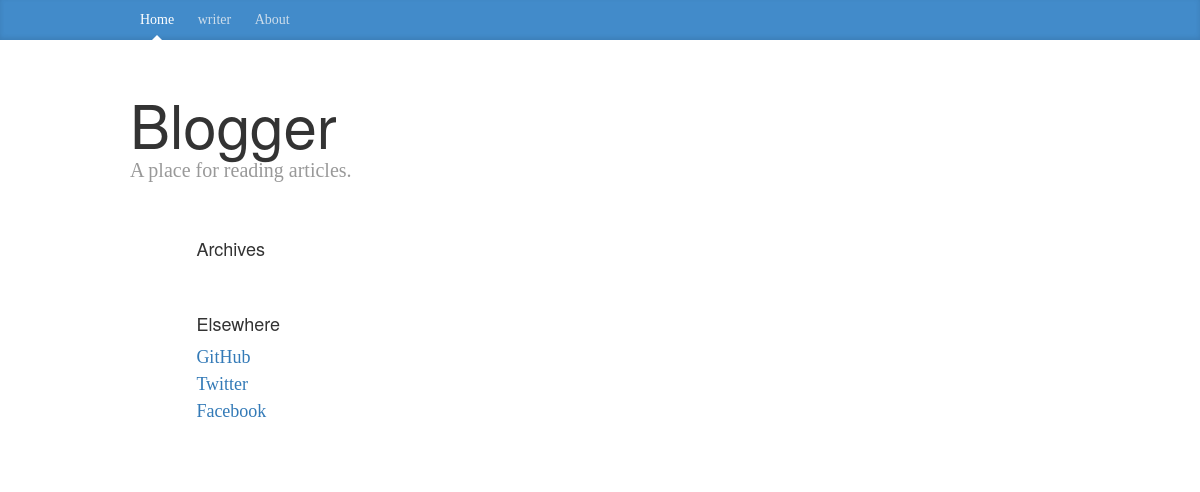
Before: / with the older database file.
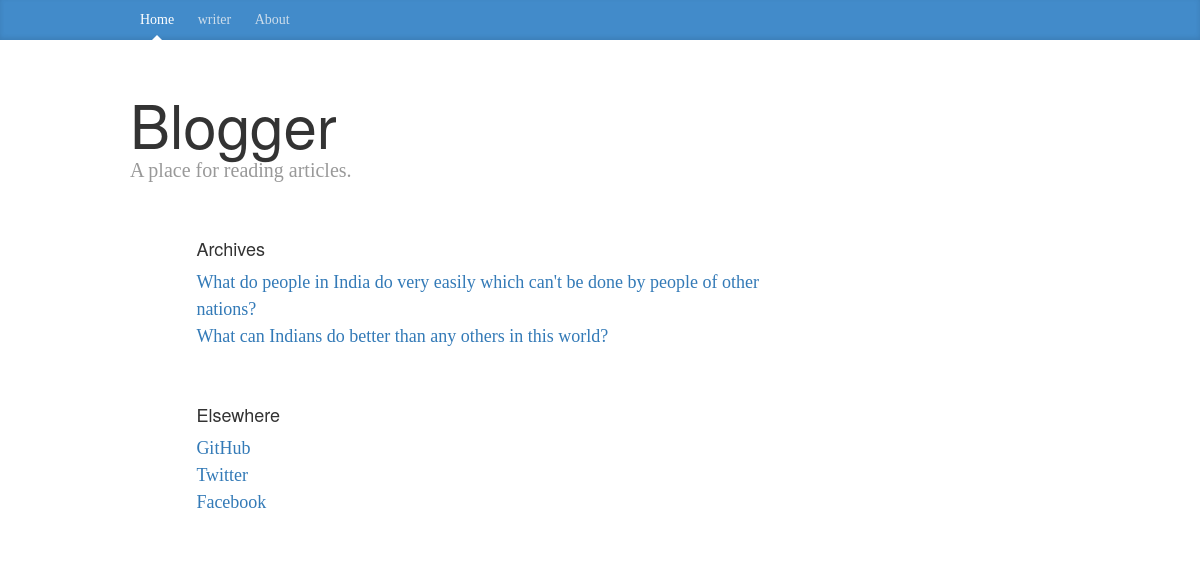
After: the same page with the newer database file.
### entry/models.py (models this page shows, shortened)
class Blog_Entry(models.Model):
    headline = models.CharField(' title ' , max_length = 150 , db_index = True )
    snippet = models.CharField ( ' summary ' , max_length = 500 , default = ' ' )
    body_text = models.TextField(' content ' ,)
    pub_date = models.DateField(' creation time ' , auto_now_add = True )
    approved=models.BooleanField(' approved by maintainer',default=False)
    visited_date=models.DateTimeField('tracking for deactiavation',default=timezone.now)
    slug = models.SlugField(unique=True)
    writer = models.ForeignKey (User, verbose_name = ' author ')

### entry/views.py (the view, shortened to what this page needs)
# urls.py: url(r'^$',views.blog,name='blog'),
def blog(request):
    d = date.today() - timedelta(days=1)
    value=Blog_Entry.objects.filter(approved=True).filter(visited_date__gte=d)
    return render(request,'blog_log.html',{'value':value})

### templates/blog_log.html (shortened to what this page needs)
{% extends "base.html" %}
{%block header%}
<div class="blog-masthead">
  <div class="container">
    <nav class="blog-nav">
      <a class="blog-nav-item active" href="{% url 'blog' %}">Home</a>
      <a class="blog-nav-item " href="{% url 'blog_edit' %}">writer</a>
      <a class="blog-nav-item" href="#">About</a>
    </nav>
  </div>
</div>
    {%endblock%}
{%block content%}
<div class="container">
  <div class="blog-header">
    <h1 class="blog-title"> Blogger</h1>
    <p class="lead blog-description">A place for reading articles.</p>
  </div>
  <div class="row">
    <div class="col-sm-8 blog-main">
    <div class="col-sm-12 col-sm-offset-1 blog-sidebar">
      <div class="sidebar-module">
        <h4>Archives</h4>
        <ol class="list-unstyled">
          {% for blog in value%}
          <li><a href={{blog.slug}}>{{blog.headline}}</a></li>
          {%endfor%}
        </ol>
      </div>
      <div class="sidebar-module">
        <h4>Elsewhere</h4>
        <ol class="list-unstyled">
          <li><a href="#">GitHub</a></li>
          <li><a href="#">Twitter</a></li>
          <li><a href="#">Facebook</a></li>
        </ol>
      </div>
    </div>
  </div>
</div>
{%endblock%}

### templates/base.html (shortened to what this page needs)
{% load staticfiles %}
<!DOCTYPE html>
<html lang="en">
  <head>
 {% include 'css.html'%}
  </head>
  <body>
{%block header%}{%endblock%}
{%block content%}
{%endblock%}
  </body>
</html>

### templates/css.html
{% load staticfiles%}
<link href="{% static 'css/bootstrap.min.css' %}" rel="stylesheet">
<link href="{% static 'css/blog.css' %}" rel="stylesheet">

### templates/js.html (shortened to what this page needs)
{% load staticfiles %}

### static/css/blog.css (style rules this page uses)
body { font-family: Georgia, "Times New Roman", Times, serif; color: #555; }
h1, .h1, h2, .h2, h3, .h3, h4, .h4, h5, .h5, h6, .h6 { margin-top: 0; font-family: "Helvetica Neue", Helvetica, Arial, sans-serif; font-weight: normal; color: #333; }
@media (min-width: 1200px) { .container { width: 970px; } }
.blog-masthead { background-color: #428bca; -webkit-box-shadow: inset 0 -2px 5px rgba(0,0,0,.1); box-shadow: inset 0 -2px 5px rgba(0,0,0,.1); }
.blog-nav-item { position: relative; display: inline-block; padding: 10px; font-weight: 500; color: #cdddeb; }
.blog-nav .active { color: #fff; }
.blog-nav .active:after { position: absolute; bottom: 0; left: 50%; width: 0; height: 0; margin-left: -5px; vertical-align: middle; content: " "; border-right: 5px solid transparent; border-bottom: 5px solid; border-left: 5px solid transparent; }
.blog-header { padding-top: 20px; padding-bottom: 20px; }
.blog-title { margin-top: 30px; margin-bottom: 0; font-size: 60px; font-weight: normal; }
.blog-description { font-size: 20px; color: #999; }
.blog-main { font-size: 18px; line-height: 1.5; }
.sidebar-module { padding: 15px; margin: 0 -15px 15px; }

Changed rows visible on the page:
now on this page (row edited): Blog_Entry: headline "What do people in India do very easily which can't be done by people of other nations?"
now on this page (row edited): Blog_Entry: headline "What can Indians do better than any others in this world?"
